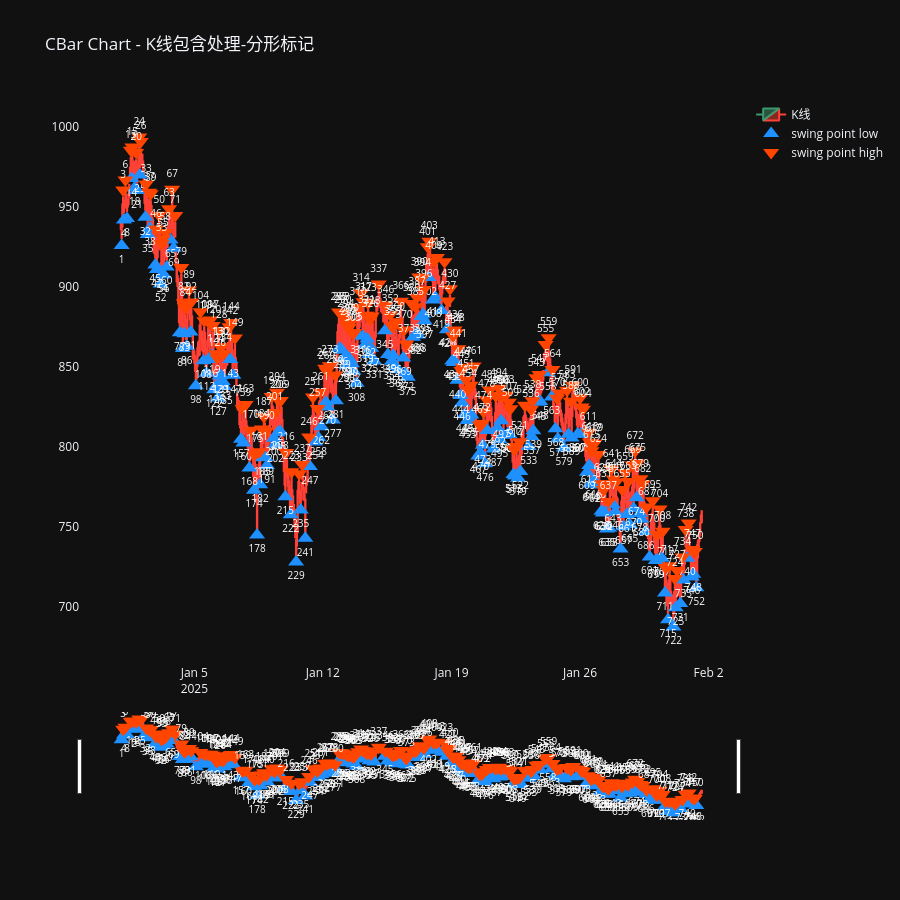

Notebook code cell kept with this figure:
### Code cell
from collections import namedtuple
from time import sleep
import logging

from pulao.logging import init_logging

import pandas as pd

from pulao.trend import TrendManager
from pulao.swing import SwingManager
from pulao.bar import SBar, SBarManager, CBarManager
from vnpy.trader.constant import Exchange, Interval
from vnpy.trader.object import BarData

import polars as pl
import plotly.graph_objects as go
from plotly.subplots import make_subplots
from pulao.constant import *

from pulao.logging import logger
init_logging(level=logging.DEBUG)
open("./logs/pulao.log", "w").close() # 每次运行前清空日志
logger.debug("开始运行")

df = pl.read_csv("../dataset/I8888.XDCE_60m.csv", try_parse_dates=True)
df = df.head(1000)  # test

sbar_list = []
columns = df.columns

for idx, row in enumerate(df.iter_rows()):
    row_dict = dict(zip(columns, row))
    # datetime,open,close,high,low,volume,money,open_interest,signal
    datetime = row_dict["datetime"]
    o = row_dict["open"]
    close = row_dict["close"]
    high = row_dict["high"]
    low = row_dict["low"]
    volume = row_dict["volume"]
    money = row_dict["money"]
    open_interest = row_dict["open_interest"]

    bar = BarData(
        gateway_name="ctp-test",
        symbol="i8888",
        exchange=Exchange.SHFE,
        interval=Interval.MINUTE,
        datetime=datetime,
        open_price=o,
        close_price=close,
        high_price=high,
        low_price=low,
        volume=volume,
        open_interest=open_interest,
        turnover=money,
    )
    sbar = SBar(symbol=bar.symbol, exchange=bar.exchange.value, interval=bar.interval.value, datetime=datetime, turnover=money, open_price=o, close_price=close, high_price=high, low_price=low, volume=volume)

    sbar_list.append(sbar)
# 模拟行情数据接收
sbar_manager = SBarManager()
cbar_manager = CBarManager(sbar_manager=sbar_manager)
swing_manager = SwingManager(cbar_manager=cbar_manager)
trend_manager = TrendManager(swing_manager=swing_manager)

# 流入模拟数据
for sbar in sbar_list:
    sbar_manager.append(sbar)

logger.debug("运行结束")
# sleep(3) # 等一会，让日志输出完
#
# region . Plotly - Cbar
#
df_cbar = cbar_manager.df_cbar.to_pandas()
df_cbar["datetime"] = pd.date_range("2025-01-01", periods=df_cbar.shape[0], freq="h")
df_cbar["open_price"] = df_cbar["high_price"]
df_cbar["close_price"] = df_cbar["low_price"]
df_cbar.insert(0, "index", range(len(df_cbar)))

fig = make_subplots(
    rows=1, cols=1
)
fig.add_trace(go.Candlestick(
    x=df_cbar['datetime'],
    open=df_cbar['open_price'],
    high=df_cbar['high_price'],
    low=df_cbar['low_price'],
    close=df_cbar['close_price'],
    name='K线',
), row=1, col=1)

df_fractal_bottom = df_cbar[(df_cbar['fractal_type'] == FractalType.BOTTOM)]

fig.add_trace(go.Scatter(
    x=df_fractal_bottom['datetime'],
    y=df_fractal_bottom['low_price'] * 0.995,   # 放在K线最低价下方一点，不遮挡蜡烛
    mode='markers+text',
    name='swing point low',
    marker=dict(
        symbol='triangle-up',
        size=14,
        color='#1E90FF',
    ),
    text=df_fractal_bottom["index"],      # ← 添加序号
    textposition="bottom center",              # ← 文字位置
    textfont=dict(size=10, color="white"),
    hovertemplate=
        "<b>波段低点</b><br>" +
        "时间: %{x}<br>" +
        "价格: %{y:.2f}<br>" +
        "<extra></extra>"
), row=1, col=1)


df_fractal_top = df_cbar[(df_cbar['fractal_type'] == FractalType.TOP)]

fig.add_trace(go.Scatter(
    x=df_fractal_top['datetime'],
    y=df_fractal_top['high_price'] * 1.005,  # 放在K线最高价上方一点
    mode='markers+text',
    name='swing point high',
    marker=dict(
        symbol='triangle-down',
        size=14,
        color='#FF4500',
    ),
    text=df_fractal_top["index"],      # ← 添加序号
    textposition="top center",              # ← 文字位置
    textfont=dict(size=10, color="white"),
    hovertemplate=
        "<b>波段高点</b><br>" +
        "时间: %{x}<br>" +
        "价格: %{y:.2f}<br>" +
        "<extra></extra>"
), row=1, col=1)

title = 'CBar Chart - K线包含处理-分形标记'
fig.update_layout(title=title,
                  height=900,
                  hovermode='x unified',  # X轴悬停联动虚线
                  )

fig.update_xaxes(
    showgrid=False,
)

fig.update_yaxes(
    showgrid=False,
)

fig.show()

# endregion

### Figure 1 — Plotly figure (JSON) as saved in the notebook; plotly's stock layout.template omitted (floating-point values rounded to 4 significant figures; data arrays with more than 128 entries replaced by an {"elided": "..."} marker saying what was removed)
{"data": [{"close": {"elided": "760 float values"}, "high": {"elided": "760 float values"}, "low": {"elided": "760 float values"}, "name": "K线", "open": {"elided": "760 float values"}, "x": {"elided": "760 str values"}, "type": "candlestick", "xaxis": "x", "yaxis": "y"}, {"hovertemplate": "<b>波段低点</b><br>时间: %{x}<br>价格: %{y:.2f}<br><extra></extra>", "marker": {"color": "#1E90FF", "size": 14, "symbol": "triangle-up"}, "mode": "markers+text", "name": "swing point low", "text": {"elided": "177 float values"}, "textfont": {"color": "white", "size": 10}, "textposition": "bottom center", "x": {"elided": "177 str values"}, "y": {"elided": "177 float values"}, "type": "scatter", "xaxis": "x", "yaxis": "y"}, {"hovertemplate": "<b>波段高点</b><br>时间: %{x}<br>价格: %{y:.2f}<br><extra></extra>", "marker": {"color": "#FF4500", "size": 14, "symbol": "triangle-down"}, "mode": "markers+text", "name": "swing point high", "text": {"elided": "176 float values"}, "textfont": {"color": "white", "size": 10}, "textposition": "top center", "x": {"elided": "176 str values"}, "y": {"elided": "176 float values"}, "type": "scatter", "xaxis": "x", "yaxis": "y"}], "layout": {"xaxis": {"anchor": "y", "domain": [0.0, 1.0], "showgrid": false}, "yaxis": {"anchor": "x", "domain": [0.0, 1.0], "showgrid": false}, "title": {"text": "CBar Chart - K线包含处理-分形标记"}, "height": 900, "hovermode": "x unified"}}
